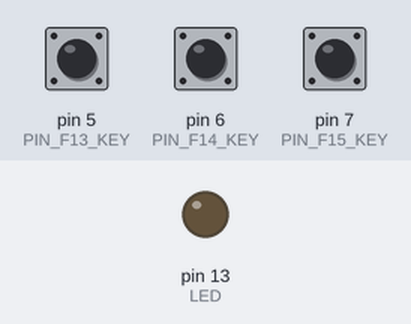
Simulated run of this sketch. Board: Arduino Uno, built with avr-gcc and run on an emulated ATmega328P. Parts: output pins drawn as LEDs (lit = HIGH). The test bench sets the inputs (shaded band); at power-on: pin 5 (PIN_F13_KEY) HIGH, pin 6 (PIN_F14_KEY) HIGH, pin 7 (PIN_F15_KEY) HIGH. What the sketch prints to the serial monitor is not drawn.

Above: at 0.1 s.
At 1.4 s:
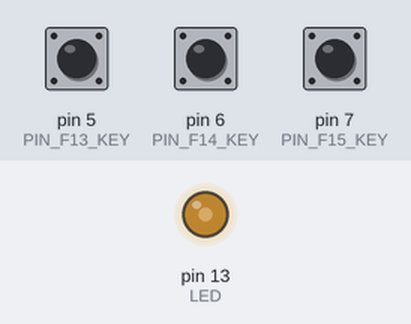
1.5 s: pin 5 (PIN_F13_KEY) pulled LOW for 0.15 s
3.1 s: pin 6 (PIN_F14_KEY) pulled LOW for 0.15 s
4.7 s: pin 7 (PIN_F15_KEY) pulled LOW for 0.15 s
6.3 s: pin 5 (PIN_F13_KEY) driven LOW and pin 6 (PIN_F14_KEY) driven LOW
At 7.1 s:
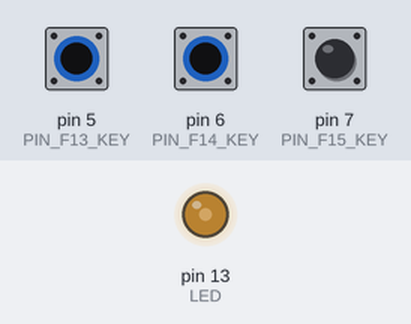
Timing chart, 0 to 8.8 s (numbered marks = the images above; inputs shaded):
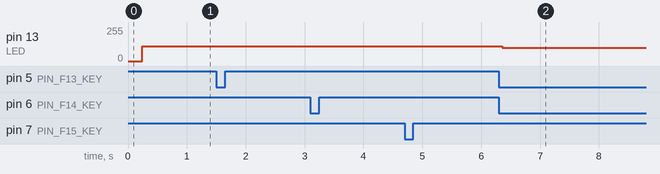

The sketch:

Controller_Wes.ino
```cpp
/* Arduino USB Keyboard HID
 */

#include <IRremote.h>

int IRpin = 4;  // pin for the IR sensor
int LED = 13;    // LED pin
IRrecv irrecv(IRpin);
decode_results results;

#define F13	104
#define F14	105
#define F15     106
#define power 107 //F16
#define menu  108
#define test  109
#define plus  110
#define minus 111
#define prev  112
#define next  113
#define play  114
#define Ck     115 //F24
#define back   41 //escape
#define zero     39 //keyboard 0
#define one     30
#define two     31
#define three     32
#define four     33
#define five     34
#define six     35
#define seven     36
#define eight     37
#define nine     38


uint8_t buf[8] = {
  0 }; 	/* Keyboard report buffer */

#define PIN_F13_KEY 5
#define PIN_F14_KEY 6
#define PIN_F15_KEY 7

int state = 1;
boolean toggle1 = false;
boolean toggle2 = false;
boolean toggle3 = false;
boolean toggle4 = false;
long lastDebounceTime1 = 0;
long lastDebounceTime2 = 0;
long lastDebounceTime3 = 0;
long lastDebounceTime4 = 0;
long debounceDelay = 200;

void setup()
{
  Serial.begin(9600);
  // enable digital input for buttons
  pinMode(PIN_F13_KEY, INPUT);
  pinMode(PIN_F14_KEY, INPUT);
  pinMode(PIN_F15_KEY, INPUT);
  // enable internal pull-ups
  digitalWrite(PIN_F13_KEY, 1);
  digitalWrite(PIN_F14_KEY, 1);
  digitalWrite(PIN_F15_KEY, 1);

  irrecv.enableIRIn(); // Start the receiver
  pinMode(LED, OUTPUT); //LED 13 enable


  delay(200);
}

void loop()
{
  //Buttons:
  if (keypress(PIN_F13_KEY, toggle1, lastDebounceTime1)){
    buf[2] = F13;
   Serial.write(buf, 8);	// Send keypress
   releaseKey();
  }

  if (keypress(PIN_F14_KEY, toggle2, lastDebounceTime2)) {
    buf[2] = F14;
   Serial.write(buf, 8);	// Send keypress
   releaseKey();
  }

  if (keypress(PIN_F15_KEY, toggle3, lastDebounceTime3)) {
    buf[2] = F15;
   Serial.write(buf, 8);	// Send keypress
   releaseKey();
  }


  //IR:

  digitalWrite(LED, LOW);

  if (irrecv.decode(&results))
    {
      irrecv.resume();   // Receive the next value
    }
  int code = results.value;
  if (results.value == 4294967295){
    code = 0;
  }
      switch(remotepress(code, toggle4, lastDebounceTime4))
      {

        case 16753245: //Power button
        buf[2] = power;
        Serial.write(buf, 8);	// Send keypress
        releaseKey();
        break;

        case 16769565: //Menu button
        buf[2] = menu;
        Serial.write(buf, 8);	// Send keypress
        releaseKey();
        break;

        case 16720605: //test button
        buf[2] = test;
        Serial.write(buf, 8);	// Send keypress
        releaseKey();
        break;

        case 16712445: //+ button
        buf[2] = plus;
        Serial.write(buf, 8);	// Send keypress
        releaseKey();
        break;

        case 16750695: //- button
        buf[2] = minus;
        Serial.write(buf, 8);	// Send keypress
        releaseKey();
        break;

        case 16769055: //prev button
        buf[2] = prev;
        Serial.write(buf, 8);	// Send keypress
        releaseKey();
        break;

        case 16748655: //next button
        buf[2] = next;
        Serial.write(buf, 8);	// Send keypress
        releaseKey();
        break;

        case 16754775: //play button
        buf[2] = play;
        Serial.write(buf, 8);	// Send keypress
        releaseKey();
        break;

        case 16761405: //back button
        buf[2] = back;
        Serial.write(buf, 8);	// Send keypress
        releaseKey();
        break;

        case 16738455: //0 button
        buf[2] = zero;
        Serial.write(buf, 8);	// Send keypress
        releaseKey();
        break;

        case 16724175: //1 button
        buf[2] = one;
        Serial.write(buf, 8);	// Send keypress
        releaseKey();
        break;

        case 16718055: //2 button
        buf[2] = two;
        Serial.write(buf, 8);	// Send keypress
        releaseKey();
        break;

        case 16743045: //3 button
        buf[2] = three;
        Serial.write(buf, 8);	// Send keypress
        releaseKey();
        break;

        case 16716015: //4 button
        buf[2] = four;
        Serial.write(buf, 8);	// Send keypress
        releaseKey();
        break;

        case 16726215: //5 button
        buf[2] = five;
        Serial.write(buf, 8);	// Send keypress
        releaseKey();
        break;

        case 16734885: //6 button
        buf[2] = six;
        Serial.write(buf, 8);	// Send keypress
        releaseKey();
        break;

        case 16728765: //7 button
        buf[2] = seven;
        Serial.write(buf, 8);	// Send keypress
        releaseKey();
        break;

        case 16730805: //8 button
        buf[2] = eight;
        Serial.write(buf, 8);	// Send keypress
        releaseKey();
        break;

        case 16732845: //9 button
        buf[2] = nine;
        Serial.write(buf, 8);	// Send keypress
        releaseKey();
        break;

        case 16756815: //C button
        buf[2] = Ck;
        Serial.write(buf, 8);	// Send keypress
        releaseKey();
        break;

        default:
        digitalWrite(LED, HIGH);

  } //switch

} //void loop


//button function
void releaseKey()
{
  buf[0] = 0;
  buf[2] = 0;
  Serial.write(buf, 8);	// Release key
}

boolean keypress(int key, boolean &toggle, long &lastDebounceTime)
{
  if(!digitalRead(key) && toggle == false)
  {
    if ((millis() - lastDebounceTime) > debounceDelay)
    {
      toggle = true;
      lastDebounceTime = millis();
      return true;
    }
  }

  else if(!digitalRead(key) && toggle == true)
  {
    return false;
  }

  else if(digitalRead(key) && toggle == true)
  {
    toggle = false;
    return false;
  }

  else
    return false;

}

int remotepress(int value, boolean &toggle, long &lastDebounceTime)
{
  if(value && toggle == false)
  {
    if ((millis() - lastDebounceTime) > debounceDelay)
    {
      toggle = true;
      lastDebounceTime = millis();
      return value;
    }
  }

  else if(value && toggle == true)
  {
    return 0;
  }

  else if(!value && toggle == true)
  {
    toggle = false;
    return 0;
  }

  else
    return 0;

}
```

Measured:
- after the input at 1.5 s, every drawn part: stays the same
- after the input at 3.1 s, every drawn part: stays the same
- after the input at 4.7 s, every drawn part: stays the same
- after the input at 6.3 s, pin 13 (LED): 111/255 → 101/255 after 0.06 s
